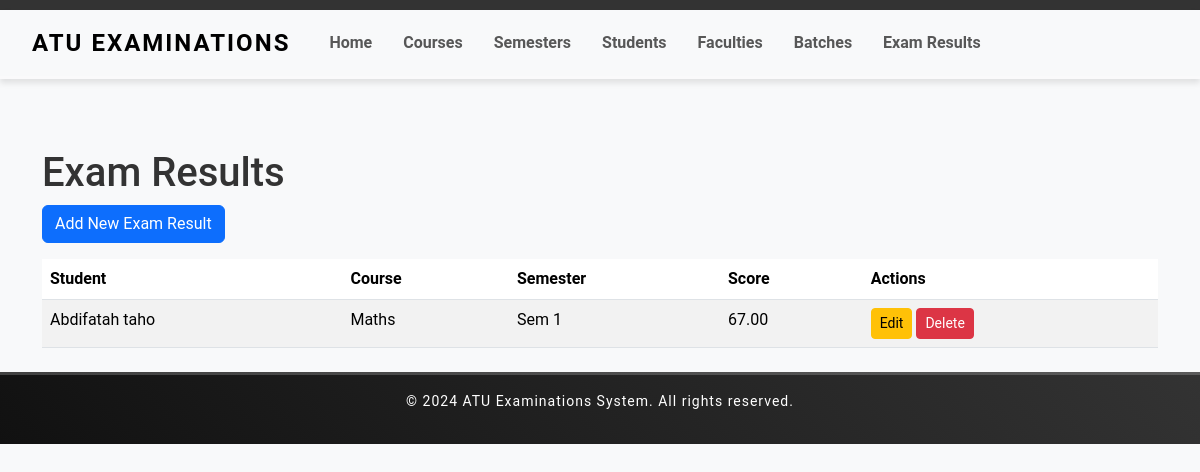
Page /exam_results/ on the earlier database version.
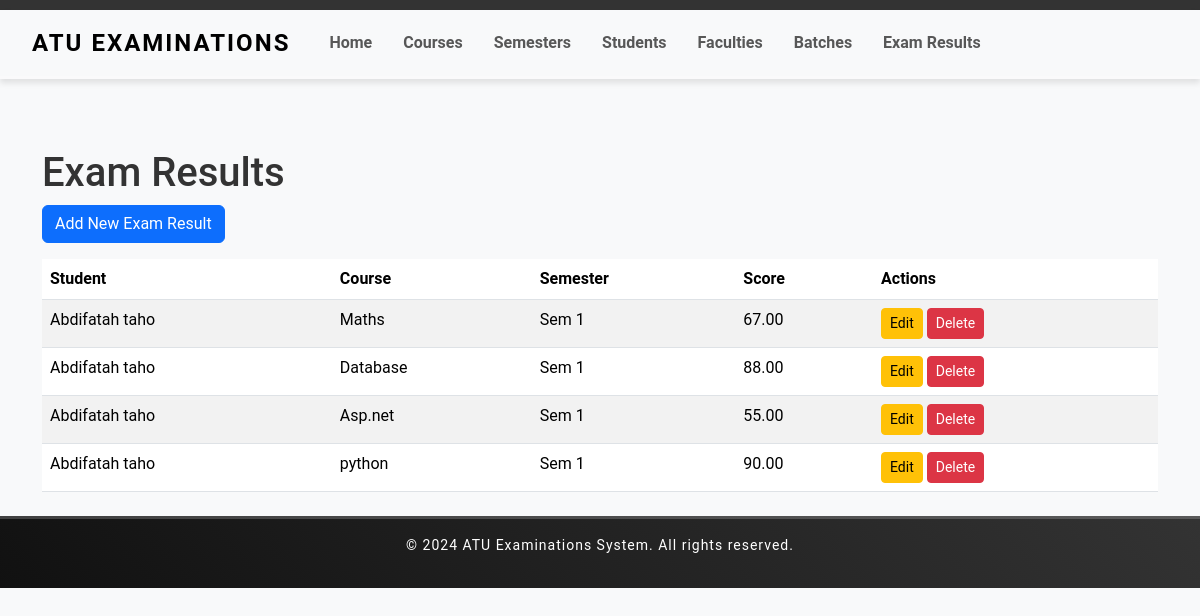
Same page on the later database version.
### examination/models.py (models this page shows, shortened)
class ExamResult(models.Model):
    student = models.ForeignKey(Student, on_delete=models.CASCADE, related_name='exam_results')
    course = models.ForeignKey(Course, on_delete=models.CASCADE)
    semester = models.ForeignKey(Semester, on_delete=models.CASCADE)
    score = models.DecimalField(max_digits=5, decimal_places=2)

class Student(models.Model):
    firstname = models.CharField(max_length=50)
    last_name = models.CharField(max_length=50)
    student_id = models.CharField(max_length=20, unique=True)
    enrollment_year = models.IntegerField()
    faculty = models.ForeignKey('Faculty', on_delete=models.SET_NULL, null=True, related_name='students')
    batches = models.ManyToManyField('Batch', related_name='students')
    semesters = models.ManyToManyField(Semester, related_name='students')
    def __str__(self):
        return f"{self.firstname} {self.last_name}"

class Course(models.Model):
    code = models.CharField(max_length=10, unique=True)
    name = models.CharField(max_length=100)
    credit_hours = models.PositiveIntegerField()
    def __str__(self):
        return self.name

class Semester(models.Model):
    name = models.CharField(max_length=50)
    start_date = models.DateField()
    end_date = models.DateField()
    courses = models.ManyToManyField(Course, related_name='semesters')
    def __str__(self):
        return self.name

### examination/views.py (the view)
# urls.py: path('exam_results/', ExamResultListView.as_view(), name='exam_result_list'),
class ExamResultListView(ListView):
    model = ExamResult
    template_name = 'exam_results/exam_result_list.html'
    context_object_name = 'exam_results'

### Templates/exam_results/exam_result_list.html
{% extends 'examination/home.html' %}
{% block content %}
<div class="container">
    <h1>Exam Results</h1>
    <a href="{% url 'exam_result_create' %}" class="btn btn-primary mb-3">Add New Exam Result</a>
    <table class="table table-striped">
        <thead>
            <tr>
                <th>Student</th>
                <th>Course</th>
                <th>Semester</th>
                <th>Score</th>
                <th>Actions</th>
            </tr>
        </thead>
        <tbody>
            {% for result in exam_results %}
            <tr>
                <td>{{ result.student }}</td>
                <td>{{ result.course }}</td>
                <td>{{ result.semester }}</td>
                <td>{{ result.score }}</td>
                <td>
                    <a href="{% url 'exam_result_update' result.pk %}" class="btn btn-warning btn-sm">Edit</a>
                    <a href="{% url 'exam_result_delete' result.pk %}" class="btn btn-danger btn-sm">Delete</a>
                </td>
            </tr>
            {% endfor %}
        </tbody>
    </table>
</div>
{% endblock %}

### Templates/examination/home.html (shortened to what this page needs)
    {% load static %}
    {% load crispy_forms_tags %}
    <!DOCTYPE html>
    <html lang="en">
    <head>
        <link href="https://cdn.jsdelivr.net/npm/bootstrap@5.3.3/dist/css/bootstrap.min.css" rel="stylesheet">
</head>
<body>
    <nav class="navbar navbar-expand-lg navbar-dark top-navbar">
    </nav>
    <nav class="navbar navbar-expand-lg navbar-custom">
        <div class="container-fluid">
            <a class="navbar-brand" href="#">ATU Examinations</a>
            <div class="collapse navbar-collapse" id="navbarNav">
                <ul class="navbar-nav">
                    <li class="nav-item">
                        <a class="nav-link" href="{% url 'home' %}">Home</a>
                    </li>
                    <li class="nav-item">
                        <a class="nav-link" href="{% url 'course_list' %}">Courses</a>
                    </li>
                    <li class="nav-item">
                        <a class="nav-link" href="{% url 'semester_list' %}">Semesters</a>
                    </li>
                    <li class="nav-item">
                        <a class="nav-link" href="{% url 'student_list' %}">Students</a>
                    </li>
                    <li class="nav-item">
                        <a class="nav-link" href="{% url 'faculty_list' %}">Faculties</a>
                    </li>
                    <li class="nav-item">
                        <a class="nav-link" href="{% url 'batch_list' %}">Batches</a>
                    </li>
                    <li class="nav-item">
                        <a class="nav-link" href="{% url 'exam_result_list' %}">Exam Results</a>
                    </li>
                </ul>
            </div>
        </div>
    </nav>
    <div class="content">
        {% block content %}{% endblock %}
    <footer class="bg-dark text-white text-center py-3 mt-4">
        <div class="container">
            <p>&copy; 2024 ATU Examinations System. All rights reserved.</p>
        </div>
    </footer>
</body>
</html>

### Templates/examination/home.html (style rules this page uses)
.navbar-custom { background-size: cover; color: white; padding: 10px 20px; box-shadow: 0 4px 6px rgba(0, 0, 0, 0.1); border-bottom: 3px solid rgba(255, 255, 255, 0.2); }
.navbar-custom .navbar-brand { color:dark; font-weight: bold; font-size: 24px; letter-spacing: 2px; text-transform: uppercase; transition: color 0.3s ease; }
.navbar-custom .nav-link { color:dark; font-size: 16px; font-weight: bold; margin-left: 15px; padding: 10px 15px; border-radius: 5px; transition: background-color 0.3s ease, color 0.3s ease; position: relative; }
.navbar-custom .nav-link::after { content: ''; position: absolute; bottom: -5px; left: 0; width: 100%; height: 2px; background-color: transparent; transition: background-color 0.3s ease; }
.content { padding-top: 70px; }
footer.bg-dark { background: linear-gradient(45deg, #111, #333); border-top: 3px solid rgba(255, 255, 255, 0.2); }
footer.bg-dark p { font-size: 14px; letter-spacing: 1px; }
body { font-family: 'Roboto', sans-serif; color: #333; background-color: #f8f9fa; }
.top-navbar { background-color: #333; color: white; padding: 5px 10px; }

Differences in the rows shown:
added ExamResult: student "Abdifatah taho", course "Database", semester "Sem 1", score "88.00"
added ExamResult: student "Abdifatah taho", course "Asp.net", semester "Sem 1", score "55.00"
added ExamResult: student "Abdifatah taho", course "python", semester "Sem 1", score "90.00"
